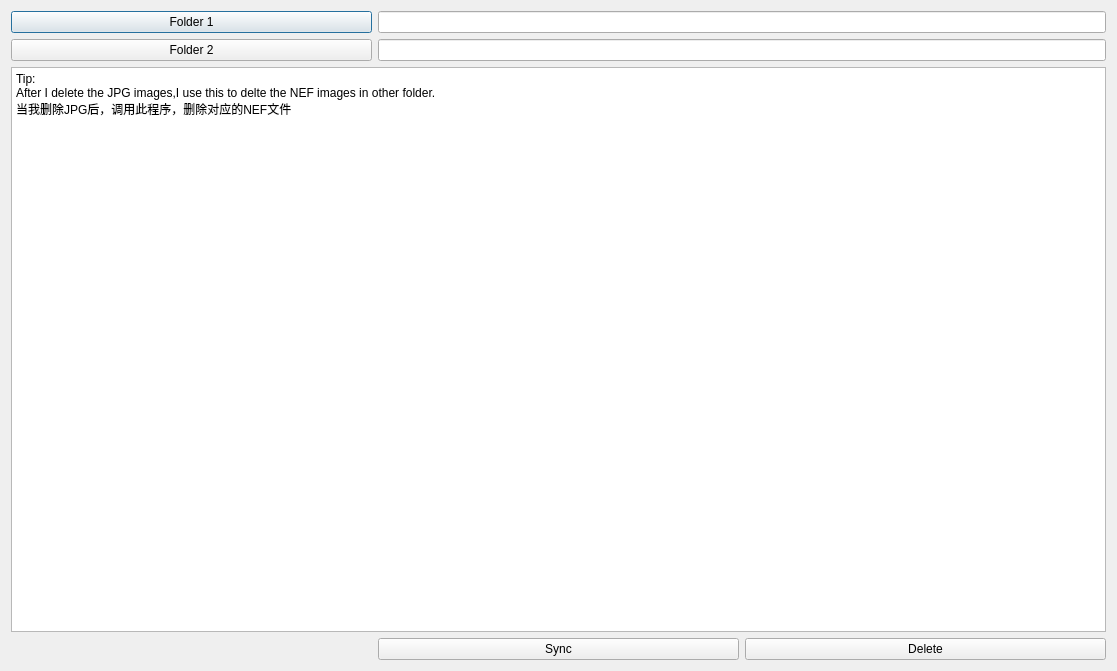
<?xml version="1.0" encoding="UTF-8"?>
<ui version="4.0">
 <class>LDLgBasename</class>
 <widget class="QDialog" name="LDLgBasename">
  <property name="geometry">
   <rect>
    <x>0</x>
    <y>0</y>
    <width>1117</width>
    <height>671</height>
   </rect>
  </property>
  <property name="windowTitle">
   <string>LDLgBasename</string>
  </property>
  <layout class="QGridLayout" name="gridLayout">
   <item row="0" column="0">
    <widget class="QPushButton" name="pushButtonFolder1">
     <property name="text">
      <string>Folder 1</string>
     </property>
    </widget>
   </item>
   <item row="0" column="1" colspan="2">
    <widget class="QLineEdit" name="lineEditFolder1"/>
   </item>
   <item row="1" column="0">
    <widget class="QPushButton" name="pushButtonFolder2">
     <property name="text">
      <string>Folder 2</string>
     </property>
    </widget>
   </item>
   <item row="1" column="1" colspan="2">
    <widget class="QLineEdit" name="lineEditFolder2"/>
   </item>
   <item row="3" column="2">
    <widget class="QPushButton" name="pushButtonDelete">
     <property name="text">
      <string>Delete</string>
     </property>
    </widget>
   </item>
   <item row="3" column="1">
    <widget class="QPushButton" name="pushButtonSync">
     <property name="text">
      <string>Sync</string>
     </property>
    </widget>
   </item>
   <item row="2" column="0" colspan="3">
    <widget class="QTextEdit" name="textEdit">
     <property name="html">
      <string>&lt;!DOCTYPE HTML PUBLIC &quot;-//W3C//DTD HTML 4.0//EN&quot; &quot;http://www.w3.org/TR/REC-html40/strict.dtd&quot;&gt;
&lt;html&gt;&lt;head&gt;&lt;meta name=&quot;qrichtext&quot; content=&quot;1&quot; /&gt;&lt;style type=&quot;text/css&quot;&gt;
p, li { white-space: pre-wrap; }
&lt;/style&gt;&lt;/head&gt;&lt;body style=&quot; font-family:'SimSun'; font-size:9pt; font-weight:400; font-style:normal;&quot;&gt;
&lt;p style=&quot; margin-top:0px; margin-bottom:0px; margin-left:0px; margin-right:0px; -qt-block-indent:0; text-indent:0px;&quot;&gt;Tip:&lt;/p&gt;
&lt;p style=&quot; margin-top:0px; margin-bottom:0px; margin-left:0px; margin-right:0px; -qt-block-indent:0; text-indent:0px;&quot;&gt;After I delete the JPG images,I use this to delte the NEF images in other folder.&lt;/p&gt;
&lt;p style=&quot; margin-top:0px; margin-bottom:0px; margin-left:0px; margin-right:0px; -qt-block-indent:0; text-indent:0px;&quot;&gt;当我删除JPG后，调用此程序，删除对应的NEF文件&lt;/p&gt;&lt;/body&gt;&lt;/html&gt;</string>
     </property>
    </widget>
   </item>
  </layout>
 </widget>
 <layoutdefault spacing="6" margin="11"/>
 <resources/>
 <connections/>
</ui>
